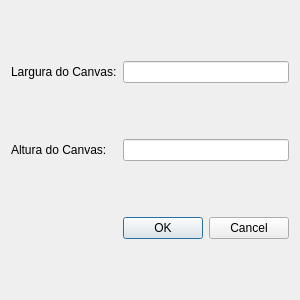
<?xml version="1.0" encoding="UTF-8"?>
<ui version="4.0">
 <class>Configuracoes</class>
 <widget class="QDialog" name="Configuracoes">
  <property name="geometry">
   <rect>
    <x>0</x>
    <y>0</y>
    <width>299</width>
    <height>300</height>
   </rect>
  </property>
  <property name="windowTitle">
   <string>Dialog</string>
  </property>
  <layout class="QGridLayout" name="gridLayout">
   <item row="1" column="1">
    <widget class="QLineEdit" name="taltCanvas">
     <property name="focusPolicy">
      <enum>Qt::StrongFocus</enum>
     </property>
    </widget>
   </item>
   <item row="1" column="0">
    <widget class="QLabel" name="label_2">
     <property name="text">
      <string>Altura do Canvas:</string>
     </property>
    </widget>
   </item>
   <item row="0" column="0">
    <widget class="QLabel" name="label">
     <property name="text">
      <string>Largura do Canvas:</string>
     </property>
    </widget>
   </item>
   <item row="2" column="1">
    <widget class="QDialogButtonBox" name="buttonBox">
     <property name="orientation">
      <enum>Qt::Horizontal</enum>
     </property>
     <property name="standardButtons">
      <set>QDialogButtonBox::Cancel|QDialogButtonBox::Ok</set>
     </property>
    </widget>
   </item>
   <item row="0" column="1">
    <widget class="QLineEdit" name="tlargCanvas"/>
   </item>
  </layout>
 </widget>
 <resources/>
 <connections>
  <connection>
   <sender>buttonBox</sender>
   <signal>accepted()</signal>
   <receiver>Configuracoes</receiver>
   <slot>accept()</slot>
   <hints>
    <hint type="sourcelabel">
     <x>248</x>
     <y>254</y>
    </hint>
    <hint type="destinationlabel">
     <x>157</x>
     <y>274</y>
    </hint>
   </hints>
  </connection>
  <connection>
   <sender>buttonBox</sender>
   <signal>rejected()</signal>
   <receiver>Configuracoes</receiver>
   <slot>reject()</slot>
   <hints>
    <hint type="sourcelabel">
     <x>316</x>
     <y>260</y>
    </hint>
    <hint type="destinationlabel">
     <x>286</x>
     <y>274</y>
    </hint>
   </hints>
  </connection>
 </connections>
</ui>
